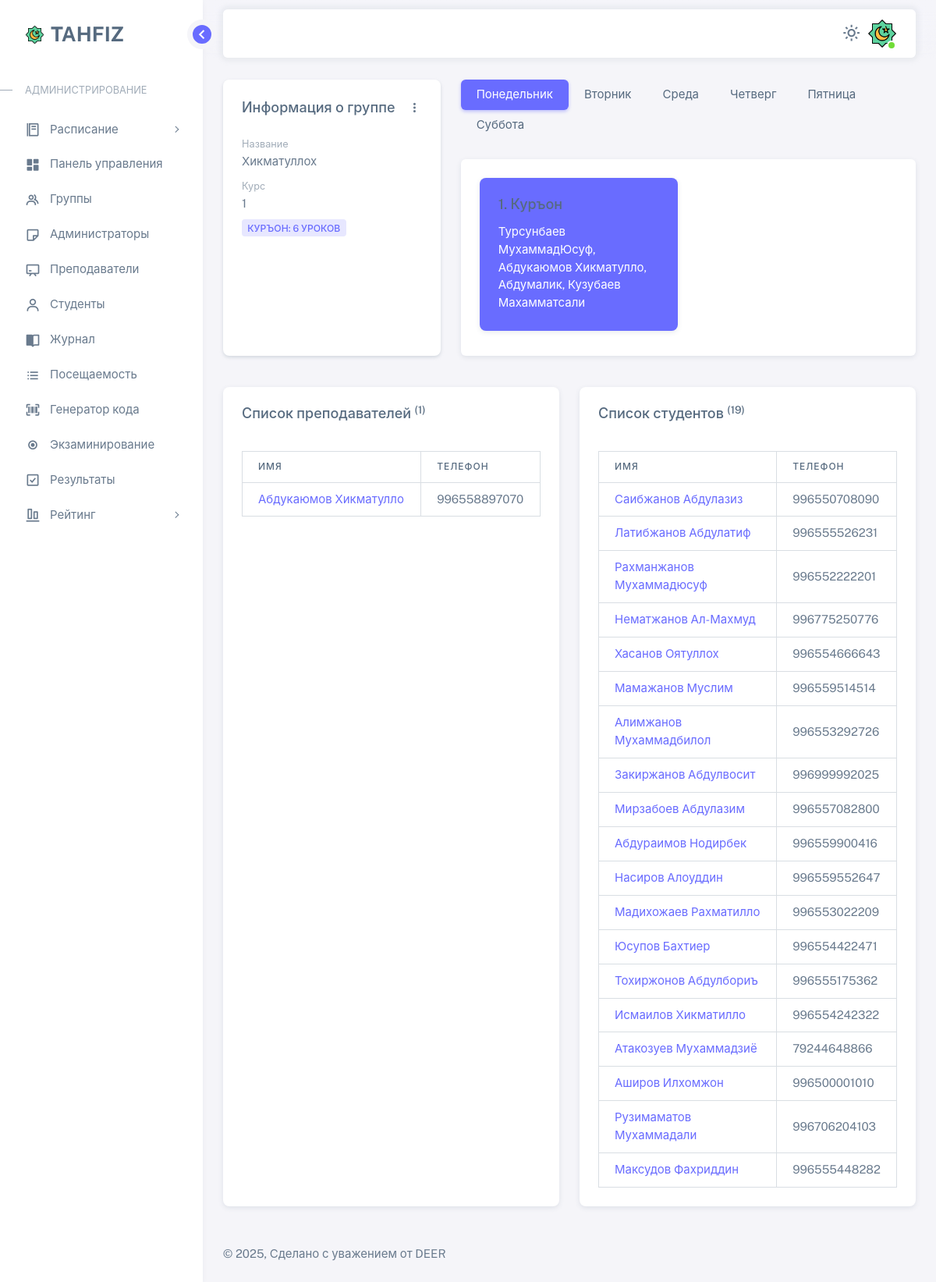
The app's page /group/details/2/ (signed in) with its own data.
### apps/group/models.py (models this page shows, shortened)
class Group(models.Model):
    title = models.CharField(max_length=40, null=True)
    course = models.ForeignKey(Course, on_delete=models.SET_NULL, null=True)
    class Meta:
        verbose_name = 'Группа'
        verbose_name_plural = 'Группы'

### apps/dashboard/models.py (models this page shows, shortened)
class Course(models.Model):
    title = models.CharField(max_length=140, null=True)
    class Meta:
        verbose_name = 'Курс'
        verbose_name_plural = 'Курсы'

### apps/schedule/models.py (models this page shows, shortened)
class Subject(models.Model):
    name = models.CharField(max_length=100)
    class Meta:
        verbose_name = 'Предмет'
        verbose_name_plural = 'Предметы'

class Day(models.Model):
    title = models.CharField(max_length=50)
    class Meta:
        verbose_name = 'День'
        verbose_name_plural = 'Дни'

class Schedule(models.Model):
    group = models.ForeignKey(Group, on_delete=models.CASCADE)
    subject = models.ForeignKey(Subject, on_delete=models.CASCADE)
    day = models.ForeignKey(Day, on_delete=models.CASCADE)
    time_slot = models.IntegerField(default=1)
    class Meta:
        verbose_name = 'Таблица расписания'
        verbose_name_plural = 'Таблица расписания'

### apps/teacher/models.py (models this page shows, shortened)
class Teacher(models.Model):
    image = models.ImageField(upload_to='teacher/', null=True)
    user = models.OneToOneField(
        User,
        on_delete=models.CASCADE,
        null=True)
    name = models.CharField(max_length=150)
    subjects = models.ManyToManyField(Subject)
    phone = models.CharField(max_length=12, default='996')
    group = models.ManyToManyField(Group)
    class Meta:
        verbose_name = 'Преподаватель'
        verbose_name_plural = 'Преподаватели'

### apps/student/models.py (models this page shows, shortened)
class Student(models.Model):
    image = models.ImageField(upload_to='student/', null=True)
    to_pay = models.IntegerField(null=True)
    user = models.OneToOneField(
        User,
        on_delete=models.CASCADE,
        null=True)
    name = models.CharField(max_length=150)
    status = models.BooleanField(default=True)
    phone = models.CharField(max_length=12, default='996')
    group = models.ManyToManyField(Group)
    class Meta:
        verbose_name = 'Ученик'
        verbose_name_plural = 'Ученики'

### apps/group/views.py (the view)
# urls.py: path('details/<str:pk>/', details, name='group-details'),
@login_required(login_url='login')
def details(request, pk):
    group = get_object_or_404(Group, id=pk)
    teachers = group.teacher_set.all()
    students = group.student_set.all()
    schedules = group.schedule_set.all()  # Расписание для выбранной группы
    subject_count = schedules.values('subject__name').annotate(total=Count('id'))
    days = Day.objects.all()  # Все дни недели
    context = {
        'group': group,
        'teachers': teachers,
        'students': students,
        'schedules': schedules,
        'days': days,
        'subject_count': subject_count
    }
    return render(request, 'group/details.html', context)

### templates/group/details.html (shortened to what this page needs)
{% extends 'base.html' %}
{% load static %}
{% block content %}
<div class="row mb-3">
    <div class="col-md-4 mb-4">
        <div class="card h-100 shadow-sm">
            <div class="card-header d-flex align-items-center justify-content-between">
                <h5 class="card-title m-0">Информация о группе</h5>
                <div class="dropdown">
                    <button class="btn p-0" type="button" id="transactionID" data-bs-toggle="dropdown" aria-haspopup="true" aria-expanded="false">
                        <i class="bx bx-dots-vertical-rounded"></i>
                    </button>
                </div>
            </div>
            <div class="card-body">
                <ul class="list-unstyled">
                    <li class="mb-2">
                        <small class="text-muted">Название</small>
                        <div>{{ group.title }}</div>
                    </li>
                    <li class="mb-2">
                        <small class="text-muted">Курс</small>
                        <div>{{ group.course.title }}</div>
                    </li>
                    <li>
                        {% for subject in subject_count %}
                            <span class='badge bg-label-primary me-1'>{{ subject.subject__name }}: {{ subject.total }} уроков</span>
                        {% endfor %}
                    </li>
                </ul>
            </div>
        </div>
    </div>
    <div class="col-xl-8">
        <div class="nav-align-top mb-4">
            <ul class="nav nav-pills me-4 mb-4 d-flex flex-wrap" role="tablist">
                {% for day in days %}
                    <li class="nav-item" role="presentation">
                        <button type="button" class="nav-link {% if day.id == 1 %}active{% endif %} small" role="tab" data-bs-toggle="tab" data-bs-target="#day{{ day.id }}" aria-controls="navs-pills-left-home" aria-selected="true" tabindex="-1">
                            {{ day.title }}
                        </button>
                    </li>
                {% endfor %}
            </ul>
            <div class="tab-content">
                {% for day in days %}
                    <div class="tab-pane fade {% if day.id == 1 %}show active{% endif %}" id="day{{ day.id }}" role="tabpanel">
                        <div class="row">
                            {% for schedule in schedules %}
                                {% if schedule.group == group and schedule.day == day %}
                                    <div class="col-md-12 col-xl-6 mb-2">
                                        <div class="card bg-primary text-white h-100">
                                            <div class="card-body">
                                                <h5 class="card-title">{{ schedule.time_slot }}. {{ schedule.subject.name }}</h5>
                                                <p class="card-text">
                                                    {% for teacher in schedule.subject.teacher_set.all %}
                                                        <span>{{ teacher.name }}</span>{% if not forloop.last %}, {% endif %}
                                                    {% endfor %}
                                                </p>
                                            </div>
                                        </div>
                                    </div>
                                {% endif %}
                            {% endfor %}
                        </div>
                    </div>
                {% endfor %}
            </div>
        </div>
    </div>
</div>
<div class="row gy-3">
    <div class="col-md-6">
        <div class="card h-100">
            <div class="card-header">
                <h5 class="card-title">Список преподавателей <sup>({{ teachers.count }})</sup></h5>
            </div>
            <div class="card-body">
                <div class="table-responsive">
                    <table class="table table-bordered">
                        <thead>
                            <tr>
                                <th>Имя</th>
                                <th>Телефон</th>
                            </tr>
                        </thead>
                        <tbody>
                            {% for teacher in teachers %}
                            <tr>
                                <td>
                                    <a href="{% url 'teacher-details' teacher.id %}">{{ teacher.name }}</a>
                                </td>
                                <td>{{ teacher.phone }}</td>
                            </tr>
                            {% endfor %}
                        </tbody>
                    </table>
                </div>
            </div>
        </div>
    </div>
    <div class="col-md-6">
        <div class="card h-100">
            <div class="card-header">
                <h5 class="card-title">Список студентов <sup>({{ students.count }})</sup></h5>
            </div>
            <div class="card-body">
                <div class="table-responsive">
                    <table class="table table-bordered">
                        <thead>
                            <tr>
                                <th>Имя</th>
                                <th>Телефон</th>
                            </tr>
                        </thead>
                        <tbody>
                            {% for student in students %}
                            <tr>
                                <td>
                                    <a href="{% url 'student-details' student.id %}">{{ student.name }}</a>
                                </td>
                                <td>{{ student.phone }}</td>
                            </tr>
                            {% endfor %}
                        </tbody>
                    </table>
                </div>
            </div>
        </div>
    </div>
</div>
{% endblock %}

### records on screen
Group: title "Хикматуллох", course "1"
Subject: subject__name "КУРЪОН", total "6"
Day: title "Понедельник"
Day: title "Вторник"
Day: title "Среда"
Day: title "Четверг"
Day: title "Пятница"
Day: title "Суббота"
Schedule: time_slot "1", subject.name "Куръон"
Teacher: name "Турсунбаев МухаммадЮсуф"
Teacher: name "Абдукаюмов Хикматулло", phone "996558897070"
Teacher: name "Абдумалик"
Teacher: name "Кузубаев Махамматсали"
Student: name "Саибжанов Абдулазиз", phone "996550708090"
Student: name "Латибжанов Абдулатиф", phone "996555526231"
Student: name "Рахманжанов Мухаммадюсуф", phone "996552222201"
Student: name "Нематжанов Ал-Махмуд", phone "996775250776"
Student: name "Хасанов Оятуллох", phone "996554666643"
Student: name "Мамажанов Муслим", phone "996559514514"
Student: name "Алимжанов Мухаммадбилол", phone "996553292726"
Student: name "Закиржанов Абдулвосит", phone "996999992025"
Student: name "Мирзабоев Абдулазим", phone "996557082800"
Student: name "Абдураимов Нодирбек", phone "996559900416"
Student: name "Насиров Алоуддин", phone "996559552647"
Student: name "Мадихожаев Рахматилло", phone "996553022209"
Student: name "Юсупов Бахтиер", phone "996554422471"
Student: name "Тохиржонов Абдулбориъ", phone "996555175362"
Student: name "Исмаилов Хикматилло", phone "996554242322"
Student: name "Атакозуев Мухаммадзиё", phone "79244648866"
Student: name "Аширов Илхомжон", phone "996500001010"
Student: name "Рузимаматов Мухаммадали", phone "996706204103"
Student: name "Максудов Фахриддин", phone "996555448282"

### other values on screen
{{ teachers.count }} "1"
{{ students.count }} "19"
